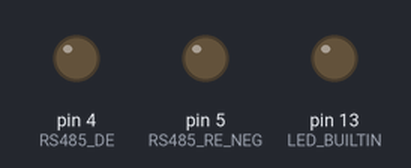
A sketch run on a simulated Arduino Uno, built with avr-gcc and run on an emulated ATmega328P. On the bench: output pins drawn as LEDs (lit = HIGH). The modem accepts every AT command (registered, SIM ready, sends succeed) and sends nothing else; what the sketch prints to the serial monitor is not drawn.

Above: at 7.3 s.
At 101.8 s:
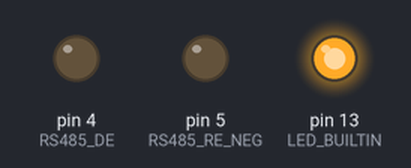
Timing chart, 0 to 104.3 s (numbered marks = the images above):
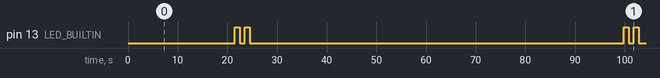

Measured:
- by itself, pin 13 (LED_BUILTIN): LOW → HIGH at 21.5 s, → LOW 1.0 s later, → HIGH 1.0 s later, → LOW 1.0 s later, … (8 changes in this stretch)

The sketch:

monitoring_system_firmware_v2.ino
```cpp
#include <SoftwareSerial.h>
#include <ModbusMaster.h>

//lora
#define DEVADDR "260B5902"
#define APPSKEY "AE2D4928933D247940297C0DC9F7EC96"
#define NWKSKEY "3F43EFD311ED955076F6974A90D2C8FC"
#define DEVEUI "70B3D57ED0064969"
#define TRANSMISSION_CONFIRMED 0
#define NO_RE_TRANS_TRIALS 1
#define ABP 1
#define DATARATE 4
#define PAYLOAD_LENGTH 199
#define CLASS 0

//modbus
#define RS485_DE 4
#define RS485_RE_NEG 5


#define DEBUG 1

#if DEBUG == 1
#define debug(x) Serial.print(x)
#define debugln(x) Serial.println(x)
#define debug_(x) Serial.write(x)
#else
#define debug(x)
#define debugln(x)
#define debug_(x)
#endif

#define GSM_MODE 0


char AT_COMMAND[256];
char payload[PAYLOAD_LENGTH];

uint8_t no_retries = 0;

uint16_t parameters[45];
uint8_t result_;
ModbusMaster node;
//SoftwareSerial modbus(8,7); //Rx, Tx

void serializeData(uint16_t* inputBuffer, char* outputBuffer, int input_length){
  for(byte i = 0; i < input_length - 1; i++){
    sprintf((outputBuffer + i*4), "%04X", inputBuffer[i]);
  }
  sprintf(outputBuffer, "%s0%d", outputBuffer, inputBuffer[input_length - 1]);
  debugln("");
  debug("Data to be sent: ");
  debugln(outputBuffer);
}

void setup() {
  // put your setup code here, to run once:
//  modbus.begin(9600);
  Serial.begin(38400); //leave low for the modbus, should match the value for the meter
  initRS485();
  if(!GSM_MODE){
    initLoRaModule();
  } else {
    initGSM();
  }
  pinMode(LED_BUILTIN, OUTPUT);

}

void loop() {
  // put your main code here, to run repeatedly:
  int newParameterValues = getParameters(parameters);
  if(newParameterValues == 1){
    no_retries = 0;
    serializeData(parameters, payload, 45);
    if(!GSM_MODE){
      transmitData(payload, PAYLOAD_LENGTH);
    } else {
      sendToServer(payload);
    }
    flashLED();
    delay(60000);
  } else if (newParameterValues == -1){
    no_retries += 1;
    if(no_retries == 5){
      no_retries = 0;
      for(uint8_t i = 0; i < 46; i++){
        parameters[i] = 0;
      }
      serializeData(parameters, payload, 45);
      if(!GSM_MODE){
        transmitData(payload, PAYLOAD_LENGTH);
      } else {
        sendToServer(payload);
        while(Serial.available() > 0){
          Serial.read();
        }
      }
      flashLED();

      delay(60000);
    }
  }
}


void flashLED(){
  delay(1000);
  digitalWrite(LED_BUILTIN, HIGH);
  delay(1000);
  digitalWrite(LED_BUILTIN, LOW);
  delay(1000);
  digitalWrite(LED_BUILTIN, HIGH);
  delay(1000);
  digitalWrite(LED_BUILTIN, LOW);
  delay(1000);
}
```

gsmhttp.ino
```cpp
//#if GSM_MODE == 1

#include <ArduinoJson.h>
SoftwareSerial gsm(9, 10);
StaticJsonDocument<300> object;
char sendtoserver[256];

void initGSM(){
  gsm.begin(9600);

  debugln(F("Initializing GSM Module..."));
  gsm.println("AT");
  delay(1000);
  showSerialData();

  gsm.println(F("AT+CMEE=1"));
  delay(15000);

  debugln(F("Setting up internet connection..."));
  gsm.println(F("AT+SAPBR=3,1,\"CONTYPE\",\"GPRS\""));
  delay(2000);
  showSerialData();

  gsm.println(F("AT+SAPBR=3,1,\"APN\",\"airtelgprs.com\""));
  delay(6000);
  showSerialData();

  gsm.println(F("AT+SAPBR=1,1"));
  delay(6000);
  showSerialData();

  gsm.println(F("AT+SAPBR=2,1"));
  delay(2500);
  showSerialData();

  debugln(F("Done"));
}

void sendToServer(char * message){
  debugln(strlen(message));
  gsm.println(F("AT+HTTPINIT"));
  delay(1000);
  showSerialData();

  gsm.println(F("AT+HTTPPARA=\"CID\",1"));
  delay(2000);
  showSerialData();


//  int age = 13;
//  char name_[] = "Leon";

  object["devEUI"] = DEVEUI;

  delay(1000);
  object["payload"] = message;
  delay(1000);

//  debugln(object["devEUI"]);
//  serializeJson(object, Serial);
//  delay(1000);

//  sprintf(sendtoserver, "{\"devEUI\":\"%s\",\"payload\":\"%s\"}", DEVEUI, message);
  serializeJson(object, sendtoserver);
  debugln(sendtoserver);
  delay(200);
  showSerialData();

//  Serial.pri
  gsm.println(F("AT+HTTPPARA=\"URL\",\"143.198.151.156/post-data\""));
  delay(2000);
  showSerialData();

  gsm.println(F("AT+HTTPPARA=\"REDIR\",1"));
  delay(2000);
  showSerialData();

  gsm.println(F("AT+HTTPSSL=0"));
  delay(2500);
  showSerialData();

  gsm.println(F("AT+HTTPPARA=\"CONTENT\",\"application/json\""));
  delay(200);
  showSerialData();

  gsm.println("AT+HTTPDATA="+String(strlen(sendtoserver))+",100000");
//  Serial.println(sendtoserver);
  delay(200);
  showSerialData();

  gsm.println(sendtoserver);
  delay(200);
  showSerialData();

  gsm.println(F("AT+HTTPACTION=1"));
  delay(10000);
  showSerialData();

  gsm.println(F("AT+HTTPREAD"));
  delay(6000);
  showSerialData();

  gsm.println(F("AT+HTTPTERM"));
  delay(6000);
  showSerialData();
  delay(10000);
}

void showSerialData(){
  while(gsm.available() != 0){
    debug_(gsm.read());
    delay(10);
  }
  delay(1000);
}
////#else
//void initGSM(){};
//void sendToServer(char * message){};
//#endif
```

lora_module.ino
```cpp
//#if GSM_MODE == 0

SoftwareSerial lora(8, 7); //Rx, Tx

void initLoRaModule(){
  lora.begin(9600);

  sprintf(AT_COMMAND, "AT+CCLASS=%d", CLASS);
  lora.println(AT_COMMAND);
  delay(1000);
  printToSerial();

  sprintf(AT_COMMAND, "AT+CJOINMODE=%d", ABP);
  lora.println(AT_COMMAND);
  delay(1000);
  printToSerial();

  sprintf(AT_COMMAND, "AT+CDEVADDR=%s", DEVADDR);
  lora.println(AT_COMMAND);
  delay(1000);
  printToSerial();

  sprintf(AT_COMMAND, "AT+CAPPSKEY=%s", APPSKEY);
  lora.println(AT_COMMAND);
  delay(1000);
  printToSerial();

  sprintf(AT_COMMAND, "AT+CNWKSKEY=%s", NWKSKEY);
  lora.println(AT_COMMAND);
  delay(1000);
  printToSerial();

  sprintf(AT_COMMAND, "AT+CDEVEUI=%s", DEVEUI);
  lora.println(AT_COMMAND);
  delay(1000);
  printToSerial();

  sprintf(AT_COMMAND, "AT+CDATARATE=%s", DATARATE);
  lora.println(AT_COMMAND);
  delay(1000);
  printToSerial();

}

void transmitData(char* payload, int payload_length){
  sprintf(AT_COMMAND, "AT+DTRX=%d,%d,%d,%s", TRANSMISSION_CONFIRMED, NO_RE_TRANS_TRIALS, payload_length, payload);
  debugln(AT_COMMAND);
  lora.println(AT_COMMAND);
  delay(3000);
  printToSerial();
}

void printToSerial(){
  while(lora.available()){
    debug((char)lora.read());
  }
  debugln();
}

//#else
//void initLoRaModule(){};
//void printToSerial(){};
//void transmitData(char* payload, int payload_length){};
//#endif
```

rs485_transceiver.ino
```cpp
//ModbusMaster node;

void preTransmission(){
//  Serial.flush();
  digitalWrite(RS485_DE, HIGH);
  digitalWrite(RS485_RE_NEG, HIGH);
}

void postTransmission(){
  digitalWrite(RS485_DE, LOW);
  digitalWrite(RS485_RE_NEG, LOW);
}

void initRS485() {
  pinMode(RS485_DE, OUTPUT);
  pinMode(RS485_RE_NEG, OUTPUT);

  //power meter baud rate set to 2400
  node.begin(1, Serial); //set power meter id to 1

  node.preTransmission(preTransmission);
  node.postTransmission(postTransmission);
}

int getParameters( uint16_t* outputBuffer) {
//  preTransmission();
  result_ = node.readInputRegisters(0x0000, 36);

//  postTransmission();
  if(result_ == node.ku8MBSuccess){
    debugln("");
    debugln(F("ParamRead Success!!"));
    for(uint8_t i = 0; i < 36; i++){
      outputBuffer[i] = node.getResponseBuffer(i);
    }
    delay(1000);
//    read line to line voltages
    result_ = node.readInputRegisters(0x00C8, 6);
    if(result_ == node.ku8MBSuccess){
      debugln("");
      debugln(F("LinetoLineRead Success!!"));
      for(uint8_t i = 36; i < 42; i++){
        outputBuffer[i] = node.getResponseBuffer(i-36);
      }
      delay(1000);
//      read frequency
      result_ = node.readInputRegisters(0x0046, 2);
      if(result_ == node.ku8MBSuccess){
        debugln("");
        debugln(F("FrequencyRead Success!!"));
        for(uint8_t i = 42; i < 44; i++){
          outputBuffer[i] = node.getResponseBuffer(i-42);
        }
        outputBuffer[44] = 1;
        debugln("Data storage finished");
        return 1;
      }else {
        return -1;
      }
    }else {
      return -1;
    }
  } else {
    return -1;
  }
}
```
